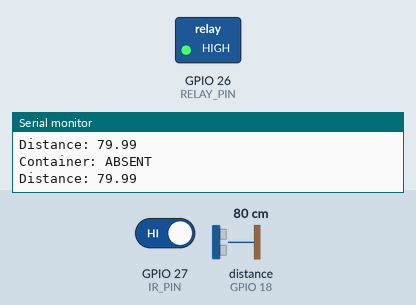
Recording of a sketch running on a simulated ESP32. On the bench: switched loads named in the sketch (green lamp = pin HIGH), the last lines printed to the serial monitor. Wiring (inferred from the names in the program): ultrasonic range finder: trigger GPIO 5; echo GPIO 18. The test bench sets the inputs (shaded band); at power-on: GPIO 27 (IR_PIN) HIGH, distance to the obstacle (sensor on GPIO 18) 80 cm. The echo pulse lasts 58.3 µs per cm; pins used as bus, display or sensor lines are not drawn.

Above: at 1.2 s.
1.3 s: GPIO 27 (IR_PIN) driven LOW
At 1.9 s:
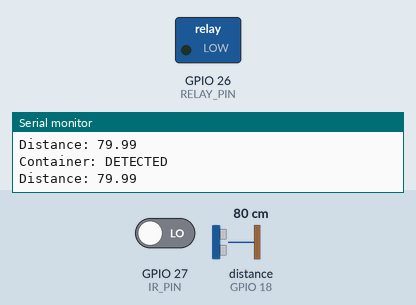
2.9 s: distance to the obstacle (sensor on GPIO 18) set to 6 cm
4.4 s: distance to the obstacle (sensor on GPIO 18) set to 3 cm
At 4.8 s:
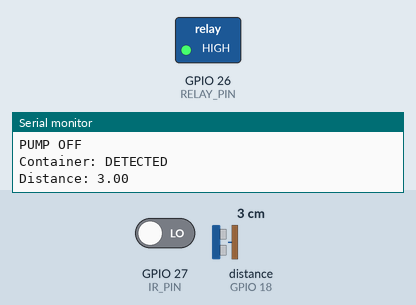
5.9 s: distance to the obstacle (sensor on GPIO 18) set to 13 cm
7.4 s: distance to the obstacle (sensor on GPIO 18) set to 16 cm
At 8.7 s:
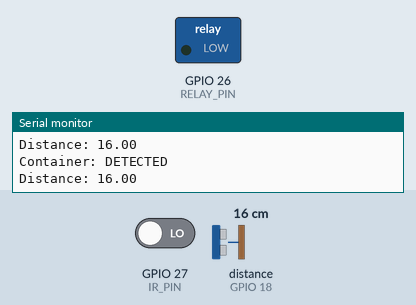
9.0 s: distance to the obstacle (sensor on GPIO 18) set to 2 cm
At 9.4 s:
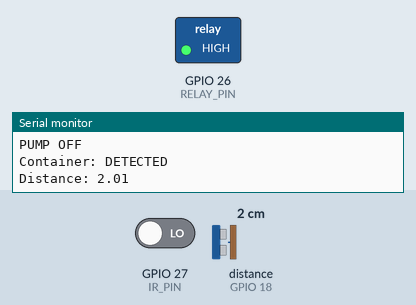
Timing chart, 0 to 11.6 s (numbered marks = the images above; inputs shaded):
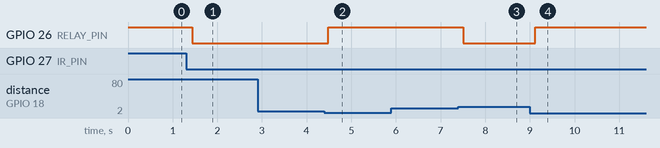

The sketch:

test_components_all_together.ino
```cpp
#define RELAY_PIN 26
#define TRIG_PIN 5
#define ECHO_PIN 18
#define IR_PIN 27

#define RELAY_ON LOW
#define RELAY_OFF HIGH

// Adjust these according to your dispenser
#define START_DISTANCE 15.0
#define STOP_DISTANCE 5.0

#define MAX_PUMP_TIME 10000UL

bool pumpRunning = false;
unsigned long pumpStartTime = 0;

float getDistance() {
  digitalWrite(TRIG_PIN, LOW);
  delayMicroseconds(2);

  digitalWrite(TRIG_PIN, HIGH);
  delayMicroseconds(10);

  digitalWrite(TRIG_PIN, LOW);

  long duration = pulseIn(ECHO_PIN, HIGH, 30000);

  if (duration == 0) return -1;

  return duration * 0.0343 / 2;
}

void pumpOn() {
  digitalWrite(RELAY_PIN, RELAY_ON);
  pumpRunning = true;
  pumpStartTime = millis();

  Serial.println("PUMP ON");
}

void pumpOff() {
  digitalWrite(RELAY_PIN, RELAY_OFF);
  pumpRunning = false;

  Serial.println("PUMP OFF");
}

void setup() {
  Serial.begin(115200);

  pinMode(RELAY_PIN, OUTPUT);
  digitalWrite(RELAY_PIN, RELAY_OFF);

  pinMode(TRIG_PIN, OUTPUT);
  pinMode(ECHO_PIN, INPUT);
  pinMode(IR_PIN, INPUT);

  Serial.println("SMART WATER DISPENSER READY");
}

void loop() {
  bool containerDetected = digitalRead(IR_PIN) == LOW;
  float distance = getDistance();

  Serial.print("Container: ");
  Serial.println(containerDetected ? "DETECTED" : "ABSENT");

  Serial.print("Distance: ");
  Serial.println(distance);

  // Safety: no container or invalid measurement
  if (!containerDetected || distance < 0) {
    if (pumpRunning) pumpOff();
    delay(200);
    return;
  }

  // Stop when target level is reached
  if (pumpRunning && distance <= STOP_DISTANCE) {
    pumpOff();
  }

  // Start pumping when distance is above target
  else if (!pumpRunning && distance >= START_DISTANCE) {
    pumpOn();
  }

  // Maximum pumping duration
  if (pumpRunning &&
      millis() - pumpStartTime >= MAX_PUMP_TIME) {
    pumpOff();
    Serial.println("SAFETY TIMEOUT!");
  }

  delay(200);
}
```

Measured:
- the behaviour switches between 5 and 4 cm on distance to the obstacle (sensor on GPIO 18) (found by bisection; images 1 and 2)
- the behaviour switches between 14 and 15 cm on distance to the obstacle (sensor on GPIO 18) (found by bisection; images 2 and 3)
- after the input at 1.3 s, GPIO 26 (RELAY_PIN): HIGH → LOW after 0.14 s
- after the input at 4.4 s, GPIO 26 (RELAY_PIN): LOW → HIGH after 0.09 s
- after the input at 7.4 s, GPIO 26 (RELAY_PIN): HIGH → LOW after 0.11 s
- after the input at 9.0 s, GPIO 26 (RELAY_PIN): LOW → HIGH after 0.12 s
